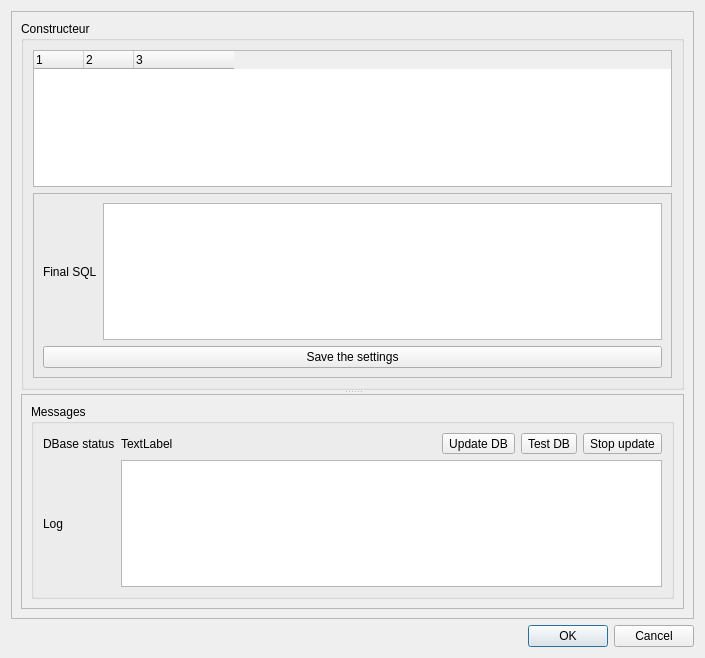
<?xml version="1.0" encoding="UTF-8"?>
<ui version="4.0">
 <class>Dialog</class>
 <widget class="QDialog" name="Dialog">
  <property name="geometry">
   <rect>
    <x>0</x>
    <y>0</y>
    <width>705</width>
    <height>658</height>
   </rect>
  </property>
  <property name="windowTitle">
   <string>Dialog</string>
  </property>
  <layout class="QVBoxLayout" name="verticalLayout" stretch="0,1">
   <item>
    <widget class="QFrame" name="frame_3">
     <property name="frameShape">
      <enum>QFrame::StyledPanel</enum>
     </property>
     <property name="frameShadow">
      <enum>QFrame::Raised</enum>
     </property>
     <layout class="QVBoxLayout" name="verticalLayout_2">
      <item>
       <widget class="QSplitter" name="splitter">
        <property name="orientation">
         <enum>Qt::Vertical</enum>
        </property>
        <widget class="QGroupBox" name="groupBox_5">
         <property name="title">
          <string>Constructeur</string>
         </property>
         <layout class="QVBoxLayout" name="verticalLayout_4">
          <item>
           <widget class="QTreeWidget" name="treeWidget">
            <property name="dragEnabled">
             <bool>true</bool>
            </property>
            <property name="dragDropMode">
             <enum>QAbstractItemView::InternalMove</enum>
            </property>
            <property name="alternatingRowColors">
             <bool>true</bool>
            </property>
            <property name="animated">
             <bool>true</bool>
            </property>
            <property name="wordWrap">
             <bool>true</bool>
            </property>
            <property name="columnCount">
             <number>3</number>
            </property>
            <attribute name="headerDefaultSectionSize">
             <number>50</number>
            </attribute>
            <attribute name="headerStretchLastSection">
             <bool>false</bool>
            </attribute>
            <column>
             <property name="text">
              <string notr="true">1</string>
             </property>
            </column>
            <column>
             <property name="text">
              <string notr="true">2</string>
             </property>
            </column>
            <column>
             <property name="text">
              <string notr="true">3</string>
             </property>
            </column>
           </widget>
          </item>
          <item>
           <widget class="QFrame" name="frame_2">
            <property name="frameShape">
             <enum>QFrame::StyledPanel</enum>
            </property>
            <property name="frameShadow">
             <enum>QFrame::Raised</enum>
            </property>
            <layout class="QGridLayout" name="gridLayout">
             <item row="0" column="1">
              <widget class="QTextBrowser" name="textBrowser_sqlfinal">
               <property name="minimumSize">
                <size>
                 <width>0</width>
                 <height>0</height>
                </size>
               </property>
               <property name="readOnly">
                <bool>false</bool>
               </property>
              </widget>
             </item>
             <item row="0" column="0">
              <widget class="QLabel" name="label_2">
               <property name="text">
                <string>Final SQL</string>
               </property>
              </widget>
             </item>
             <item row="1" column="0" colspan="2">
              <widget class="QPushButton" name="pushButton_save">
               <property name="text">
                <string>Save the settings</string>
               </property>
              </widget>
             </item>
            </layout>
           </widget>
          </item>
         </layout>
        </widget>
        <widget class="QFrame" name="frame_4">
         <property name="frameShape">
          <enum>QFrame::StyledPanel</enum>
         </property>
         <property name="frameShadow">
          <enum>QFrame::Raised</enum>
         </property>
         <layout class="QVBoxLayout" name="verticalLayout_3">
          <item>
           <widget class="QGroupBox" name="groupBox">
            <property name="title">
             <string>Messages</string>
            </property>
            <layout class="QGridLayout" name="gridLayout_2" columnstretch="1,10,1,1,0">
             <item row="1" column="0">
              <widget class="QLabel" name="label_4">
               <property name="text">
                <string>Log</string>
               </property>
              </widget>
             </item>
             <item row="0" column="0">
              <widget class="QLabel" name="label_3">
               <property name="text">
                <string>DBase status</string>
               </property>
              </widget>
             </item>
             <item row="0" column="1">
              <widget class="QLabel" name="label_rawdbasestate">
               <property name="text">
                <string>TextLabel</string>
               </property>
              </widget>
             </item>
             <item row="0" column="2">
              <widget class="QToolButton" name="toolButton_updatedb">
               <property name="text">
                <string>Update DB</string>
               </property>
              </widget>
             </item>
             <item row="0" column="3">
              <widget class="QToolButton" name="toolButton_testdb">
               <property name="text">
                <string>Test DB</string>
               </property>
              </widget>
             </item>
             <item row="1" column="1" colspan="4">
              <widget class="QTextBrowser" name="textBrowser_errors">
               <property name="maximumSize">
                <size>
                 <width>16777215</width>
                 <height>16777215</height>
                </size>
               </property>
               <property name="lineWrapMode">
                <enum>QTextEdit::NoWrap</enum>
               </property>
              </widget>
             </item>
             <item row="0" column="4">
              <widget class="QToolButton" name="toolButton_stop">
               <property name="text">
                <string>Stop update</string>
               </property>
              </widget>
             </item>
            </layout>
           </widget>
          </item>
         </layout>
        </widget>
       </widget>
      </item>
     </layout>
    </widget>
   </item>
   <item>
    <widget class="QDialogButtonBox" name="buttonBox">
     <property name="orientation">
      <enum>Qt::Horizontal</enum>
     </property>
     <property name="standardButtons">
      <set>QDialogButtonBox::Cancel|QDialogButtonBox::Ok</set>
     </property>
    </widget>
   </item>
  </layout>
 </widget>
 <resources/>
 <connections>
  <connection>
   <sender>buttonBox</sender>
   <signal>accepted()</signal>
   <receiver>Dialog</receiver>
   <slot>accept()</slot>
   <hints>
    <hint type="sourcelabel">
     <x>248</x>
     <y>254</y>
    </hint>
    <hint type="destinationlabel">
     <x>157</x>
     <y>274</y>
    </hint>
   </hints>
  </connection>
  <connection>
   <sender>buttonBox</sender>
   <signal>rejected()</signal>
   <receiver>Dialog</receiver>
   <slot>reject()</slot>
   <hints>
    <hint type="sourcelabel">
     <x>316</x>
     <y>260</y>
    </hint>
    <hint type="destinationlabel">
     <x>286</x>
     <y>274</y>
    </hint>
   </hints>
  </connection>
 </connections>
</ui>
